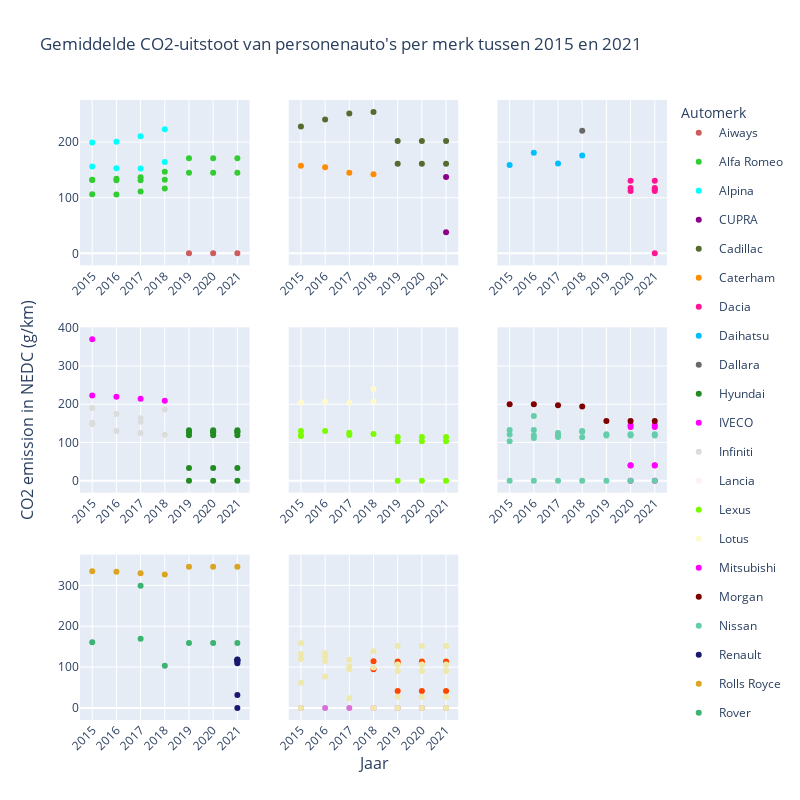

The code cell stored with this chart in its notebook:
### Code cell
car_emission = pd.read_csv("car_emission.csv")
df_split = np.array_split(car_emission, 8)

# Split data into different parts.
plot1 = px.scatter(df_split[0], x='year', y='Enedc (g/km) mean', color='Mk', color_discrete_sequence =['indianred', 'limegreen', 'aqua'], hover_data=[df_split[0]['Ft']])
plot2 = px.scatter(df_split[1], x='year', y='Enedc (g/km) mean', color='Mk', color_discrete_sequence =['darkmagenta', 'darkolivegreen', 'darkorange'], hover_data=[df_split[1]['Ft']])
plot3 = px.scatter(df_split[2], x='year', y='Enedc (g/km) mean', color='Mk', color_discrete_sequence =['deeppink', 'deepskyblue', 'dimgray'], hover_data=[df_split[2]['Ft']])
plot4 = px.scatter(df_split[3], x='year', y='Enedc (g/km) mean', color='Mk', color_discrete_sequence =['forestgreen', 'fuchsia', 'gainsboro'], hover_data=[df_split[3]['Ft']])
plot5 = px.scatter(df_split[4], x='year', y='Enedc (g/km) mean', color='Mk', color_discrete_sequence =['lavenderblush', 'lawngreen', 'lemonchiffon'], hover_data=[df_split[4]['Ft']])
plot6 = px.scatter(df_split[5], x='year', y='Enedc (g/km) mean', color='Mk', color_discrete_sequence =['magenta', 'maroon', 'mediumaquamarine'], hover_data=[df_split[5]['Ft']])
plot7 = px.scatter(df_split[6], x='year', y='Enedc (g/km) mean', color='Mk', color_discrete_sequence =['midnightblue', 'goldenrod', 'mediumseagreen'], hover_data=[df_split[6]['Ft']])
plot8 = px.scatter(df_split[7], x='year', y='Enedc (g/km) mean', color='Mk', color_discrete_sequence =['orangered', 'orchid', 'palegoldenrod'], hover_data=[df_split[7]['Ft']])

fig = make_subplots(rows=3, cols=3, shared_yaxes=True, x_title="Jaar", y_title="CO2 emission in NEDC (g/km)")

# Add the trace of each part to the plot.
fig.add_trace(plot1['data'][0], row=1, col=1)
fig.add_trace(plot1['data'][1], row=1, col=1)
fig.add_trace(plot1['data'][2], row=1, col=1)

fig.append_trace(plot2['data'][0], row=1, col=2)
fig.append_trace(plot2['data'][1], row=1, col=2)
fig.append_trace(plot2['data'][2], row=1, col=2)

fig.append_trace(plot3['data'][0], row=1, col=3)
fig.append_trace(plot3['data'][1], row=1, col=3)
fig.append_trace(plot3['data'][2], row=1, col=3)

fig.append_trace(plot4['data'][0], row=2, col=1)
fig.append_trace(plot4['data'][1], row=2, col=1)
fig.append_trace(plot4['data'][2], row=2, col=1)

fig.append_trace(plot5['data'][0], row=2, col=2)
fig.append_trace(plot5['data'][1], row=2, col=2)
fig.append_trace(plot5['data'][2], row=2, col=2)

fig.append_trace(plot6['data'][0], row=2, col=3)
fig.append_trace(plot6['data'][1], row=2, col=3)
fig.append_trace(plot6['data'][2], row=2, col=3)

fig.append_trace(plot7['data'][0], row=3, col=1)
fig.append_trace(plot7['data'][1], row=3, col=1)
fig.append_trace(plot7['data'][2], row=3, col=1)

fig.append_trace(plot8['data'][0], row=3, col=2)
fig.append_trace(plot8['data'][1], row=3, col=2)
fig.append_trace(plot8['data'][2], row=3, col=2)

# Plot settings
fig.update_layout(
    showlegend=True,
    height=800,
    width=800,
    title_text="Gemiddelde CO2-uitstoot van personenauto's per merk tussen 2015 en 2021",
    legend_title="Automerk",
)
fig.update_xaxes(tickangle=-45, categoryarray=[2015, 2016, 2017, 2018, 2019, 2020, 2021], type='category')
fig.show()

### Figure 1 — Plotly figure (JSON) as saved in the notebook; plotly's stock layout.template omitted (floating-point values rounded to 4 significant figures)
{"data": [{"customdata": [["electric"], ["electric"], ["electric"]], "hovertemplate": "Mk=Aiways<br>year=%{x}<br>Enedc (g/km) mean=%{y}<br>Ft=%{customdata[0]}<extra></extra>", "legendgroup": "Aiways", "marker": {"color": "indianred", "symbol": "circle"}, "mode": "markers", "name": "Aiways", "orientation": "v", "showlegend": true, "type": "scatter", "x": [2019, 2020, 2021], "xaxis": "x", "y": [0, 0, 0], "yaxis": "y"}, {"customdata": [["diesel"], ["lpg"], ["petrol"], ["diesel"], ["lpg"], ["petrol"], ["diesel"], ["lpg"], ["petrol"], ["diesel"], ["lpg"], ["petrol"], ["diesel"], ["petrol"], ["diesel"], ["petrol"], ["diesel"], ["petrol"]], "hovertemplate": "Mk=Alfa Romeo<br>year=%{x}<br>Enedc (g/km) mean=%{y}<br>Ft=%{customdata[0]}<extra></extra>", "legendgroup": "Alfa Romeo", "marker": {"color": "limegreen", "symbol": "circle"}, "mode": "markers", "name": "Alfa Romeo", "orientation": "v", "showlegend": true, "type": "scatter", "x": [2015, 2015, 2015, 2016, 2016, 2016, 2017, 2017, 2017, 2018, 2018, 2018, 2019, 2019, 2020, 2020, 2021, 2021], "xaxis": "x", "y": [106.2, 131.9, 132.5, 105.9, 131.4, 134.3, 111.4, 131.3, 136.8, 116.7, 132.5, 146.6, 145.1, 170.8, 145.1, 170.8, 145.1, 170.8], "yaxis": "y"}, {"customdata": [["diesel"], ["petrol"], ["diesel"], ["petrol"], ["diesel"], ["petrol"], ["diesel"], ["petrol"], ["diesel"], ["petrol"], ["diesel"], ["petrol"], ["diesel"], ["petrol"]], "hovertemplate": "Mk=Alpina<br>year=%{x}<br>Enedc (g/km) mean=%{y}<br>Ft=%{customdata[0]}<extra></extra>", "legendgroup": "Alpina", "marker": {"color": "aqua", "symbol": "circle"}, "mode": "markers", "name": "Alpina", "orientation": "v", "showlegend": true, "type": "scatter", "x": [2015, 2015, 2016, 2016, 2017, 2017, 2018, 2018, 2019, 2019, 2020, 2020, 2021, 2021], "xaxis": "x", "y": [156.2, 199.3, 153.3, 200.8, 152.8, 210.5, 164.5, 223.2, null, null, null, null, null, null], "yaxis": "y"}, {"customdata": [["petrol"], ["petrol-electric"]], "hovertemplate": "Mk=CUPRA<br>year=%{x}<br>Enedc (g/km) mean=%{y}<br>Ft=%{customdata[0]}<extra></extra>", "legendgroup": "CUPRA", "marker": {"color": "darkmagenta", "symbol": "circle"}, "mode": "markers", "name": "CUPRA", "orientation": "v", "showlegend": true, "type": "scatter", "x": [2021, 2021], "xaxis": "x2", "y": [137.4, 37.96], "yaxis": "y2"}, {"customdata": [["petrol"], ["petrol"], ["petrol"], ["petrol"], ["diesel"], ["petrol"], ["diesel"], ["petrol"], ["diesel"], ["petrol"]], "hovertemplate": "Mk=Cadillac<br>year=%{x}<br>Enedc (g/km) mean=%{y}<br>Ft=%{customdata[0]}<extra></extra>", "legendgroup": "Cadillac", "marker": {"color": "darkolivegreen", "symbol": "circle"}, "mode": "markers", "name": "Cadillac", "orientation": "v", "showlegend": true, "type": "scatter", "x": [2015, 2016, 2017, 2018, 2019, 2019, 2020, 2020, 2021, 2021], "xaxis": "x2", "y": [228.3, 240.7, 251.7, 254.2, 161, 202, 161, 202, 161, 202], "yaxis": "y2"}, {"customdata": [["petrol"], ["petrol"], ["petrol"], ["petrol"], ["petrol"], ["petrol"], ["petrol"]], "hovertemplate": "Mk=Caterham<br>year=%{x}<br>Enedc (g/km) mean=%{y}<br>Ft=%{customdata[0]}<extra></extra>", "legendgroup": "Caterham", "marker": {"color": "darkorange", "symbol": "circle"}, "mode": "markers", "name": "Caterham", "orientation": "v", "showlegend": true, "type": "scatter", "x": [2015, 2016, 2017, 2018, 2019, 2020, 2021], "xaxis": "x2", "y": [157.5, 154.8, 144.9, 142.3, null, null, null], "yaxis": "y2"}, {"customdata": [["lpg"], ["ng-biomethane"], ["petrol"], ["diesel"], ["electric"], ["lpg"], ["ng-biomethane"], ["petrol"]], "hovertemplate": "Mk=Dacia<br>year=%{x}<br>Enedc (g/km) mean=%{y}<br>Ft=%{customdata[0]}<extra></extra>", "legendgroup": "Dacia", "marker": {"color": "deeppink", "symbol": "circle"}, "mode": "markers", "name": "Dacia", "orientation": "v", "showlegend": true, "type": "scatter", "x": [2020, 2020, 2020, 2021, 2021, 2021, 2021, 2021], "xaxis": "x3", "y": [112.0, 130.8, 117.6, 115.2, 0, 112.0, 130.8, 117.6], "yaxis": "y3"}, {"customdata": [["petrol"], ["petrol"], ["petrol"], ["petrol"]], "hovertemplate": "Mk=Daihatsu<br>year=%{x}<br>Enedc (g/km) mean=%{y}<br>Ft=%{customdata[0]}<extra></extra>", "legendgroup": "Daihatsu", "marker": {"color": "deepskyblue", "symbol": "circle"}, "mode": "markers", "name": "Daihatsu", "orientation": "v", "showlegend": true, "type": "scatter", "x": [2015, 2016, 2017, 2018], "xaxis": "x3", "y": [159, 181, 161.5, 176], "yaxis": "y3"}, {"customdata": [["petrol"], ["petrol"], ["petrol"], ["petrol"]], "hovertemplate": "Mk=Dallara<br>year=%{x}<br>Enedc (g/km) mean=%{y}<br>Ft=%{customdata[0]}<extra></extra>", "legendgroup": "Dallara", "marker": {"color": "dimgray", "symbol": "circle"}, "mode": "markers", "name": "Dallara", "orientation": "v", "showlegend": true, "type": "scatter", "x": [2018, 2019, 2020, 2021], "xaxis": "x3", "y": [220.7, null, null, null], "yaxis": "y3"}, {"customdata": [["diesel-electric"], ["electric"], ["lpg"], ["petrol"], ["petrol-electric"], ["diesel"], ["diesel-electric"], ["electric"], ["lpg"], ["petrol"], ["petrol-electric"], ["diesel"], ["diesel-electric"], ["electric"], ["lpg"], ["petrol"], ["petrol-electric"]], "hovertemplate": "Mk=Hyundai<br>year=%{x}<br>Enedc (g/km) mean=%{y}<br>Ft=%{customdata[0]}<extra></extra>", "legendgroup": "Hyundai", "marker": {"color": "forestgreen", "symbol": "circle"}, "mode": "markers", "name": "Hyundai", "orientation": "v", "showlegend": true, "type": "scatter", "x": [2019, 2019, 2019, 2019, 2019, 2020, 2020, 2020, 2020, 2020, 2020, 2021, 2021, 2021, 2021, 2021, 2021], "xaxis": "x4", "y": [127, 0, 132, 118.9, 32.91, 128.9, 127, 0, 132, 118.9, 32.91, 128.9, 127, 0, 132, 118.9, 32.91], "yaxis": "y4"}, {"customdata": [["diesel"], ["petrol"], ["diesel"], ["diesel"], ["petrol"], ["diesel"]], "hovertemplate": "Mk=IVECO<br>year=%{x}<br>Enedc (g/km) mean=%{y}<br>Ft=%{customdata[0]}<extra></extra>", "legendgroup": "IVECO", "marker": {"color": "fuchsia", "symbol": "circle"}, "mode": "markers", "name": "IVECO", "orientation": "v", "showlegend": true, "type": "scatter", "x": [2015, 2015, 2016, 2017, 2017, 2018], "xaxis": "x4", "y": [222.8, 370, 219.4, 214.3, null, 209], "yaxis": "y4"}, {"customdata": [["diesel"], ["petrol"], ["petrol-electric"], ["diesel"], ["petrol"], ["diesel"], ["petrol"], ["petrol-electric"], ["diesel"], ["petrol"], ["petrol"], ["petrol"], ["petrol"]], "hovertemplate": "Mk=Infiniti<br>year=%{x}<br>Enedc (g/km) mean=%{y}<br>Ft=%{customdata[0]}<extra></extra>", "legendgroup": "Infiniti", "marker": {"color": "gainsboro", "symbol": "circle"}, "mode": "markers", "name": "Infiniti", "orientation": "v", "showlegend": true, "type": "scatter", "x": [2015, 2015, 2015, 2016, 2016, 2017, 2017, 2017, 2018, 2018, 2019, 2020, 2021], "xaxis": "x4", "y": [147.9, 190.3, 151.8, 129.8, 174.3, 124.8, 163.1, 154.3, 120.5, 186.2, null, null, null], "yaxis": "y4"}, {"customdata": [["lpg"], ["ng-biomethane"], ["petrol"], ["diesel"], ["lpg"], ["ng-biomethane"], ["petrol"]], "hovertemplate": "Mk=Lancia<br>year=%{x}<br>Enedc (g/km) mean=%{y}<br>Ft=%{customdata[0]}<extra></extra>", "legendgroup": "Lancia", "marker": {"color": "lavenderblush", "symbol": "circle"}, "mode": "markers", "name": "Lancia", "orientation": "v", "showlegend": true, "type": "scatter", "x": [2020, 2020, 2020, 2021, 2021, 2021, 2021], "xaxis": "x5", "y": [null, null, null, null, null, null, null], "yaxis": "y5"}, {"customdata": [["diesel"], ["petrol"], ["petrol-electric"], ["petrol"], ["petrol-electric"], ["petrol"], ["petrol-electric"], ["petrol"], ["diesel"], ["electric"], ["petrol"], ["petrol-electric"], ["diesel"], ["electric"], ["petrol"], ["petrol-electric"], ["diesel"], ["electric"], ["petrol"], ["petrol-electric"]], "hovertemplate": "Mk=Lexus<br>year=%{x}<br>Enedc (g/km) mean=%{y}<br>Ft=%{customdata[0]}<extra></extra>", "legendgroup": "Lexus", "marker": {"color": "lawngreen", "symbol": "circle"}, "mode": "markers", "name": "Lexus", "orientation": "v", "showlegend": true, "type": "scatter", "x": [2015, 2015, 2015, 2016, 2016, 2017, 2017, 2018, 2019, 2019, 2019, 2019, 2020, 2020, 2020, 2020, 2021, 2021, 2021, 2021], "xaxis": "x5", "y": [116.8, 130.2, 118.2, 130.3, null, 125.1, 119.6, 122.0, null, 0, 114.2, 103, null, 0, 114.2, 103, null, 0, 114.2, 103], "yaxis": "y5"}, {"customdata": [["petrol"], ["petrol"], ["petrol"], ["diesel"], ["petrol"], ["petrol"], ["petrol"], ["petrol"]], "hovertemplate": "Mk=Lotus<br>year=%{x}<br>Enedc (g/km) mean=%{y}<br>Ft=%{customdata[0]}<extra></extra>", "legendgroup": "Lotus", "marker": {"color": "lemonchiffon", "symbol": "circle"}, "mode": "markers", "name": "Lotus", "orientation": "v", "showlegend": true, "type": "scatter", "x": [2015, 2016, 2017, 2018, 2018, 2019, 2020, 2021], "xaxis": "x5", "y": [204.9, 206.4, 203.7, 240, 207.6, null, null, null], "yaxis": "y5"}, {"customdata": [["diesel-electric"], ["electric"], ["lpg"], ["petrol"], ["petrol-electric"], ["diesel"], ["diesel-electric"], ["electric"], ["lpg"], ["petrol"], ["petrol-electric"]], "hovertemplate": "Mk=Mitsubishi<br>year=%{x}<br>Enedc (g/km) mean=%{y}<br>Ft=%{customdata[0]}<extra></extra>", "legendgroup": "Mitsubishi", "marker": {"color": "magenta", "symbol": "circle"}, "mode": "markers", "name": "Mitsubishi", "orientation": "v", "showlegend": true, "type": "scatter", "x": [2020, 2020, 2020, 2020, 2020, 2021, 2021, 2021, 2021, 2021, 2021], "xaxis": "x6", "y": [40, 0, 145.5, 140.4, 39.92, null, 40, 0, 145.5, 140.4, 39.92], "yaxis": "y6"}, {"customdata": [["petrol"], ["petrol"], ["petrol"], ["petrol"], ["petrol"], ["petrol"], ["petrol"]], "hovertemplate": "Mk=Morgan<br>year=%{x}<br>Enedc (g/km) mean=%{y}<br>Ft=%{customdata[0]}<extra></extra>", "legendgroup": "Morgan", "marker": {"color": "maroon", "symbol": "circle"}, "mode": "markers", "name": "Morgan", "orientation": "v", "showlegend": true, "type": "scatter", "x": [2015, 2016, 2017, 2018, 2019, 2020, 2021], "xaxis": "x6", "y": [199.8, 200.2, 197.5, 194.3, 156, 156, 156], "yaxis": "y6"}, {"customdata": [["diesel"], ["electric"], ["lpg"], ["petrol"], ["diesel"], ["electric"], ["lpg"], ["ng-biomethane"], ["petrol"], ["diesel"], ["electric"], ["lpg"], ["petrol"], ["diesel"], ["electric"], ["lpg"], ["petrol"], ["diesel"], ["electric"], ["lpg"], ["petrol"], ["petrol-electric"], ["diesel"], ["electric"], ["lpg"], ["petrol"], ["petrol-electric"], ["diesel"], ["electric"], ["lpg"], ["petrol"], ["petrol-electric"]], "hovertemplate": "Mk=Nissan<br>year=%{x}<br>Enedc (g/km) mean=%{y}<br>Ft=%{customdata[0]}<extra></extra>", "legendgroup": "Nissan", "marker": {"color": "mediumaquamarine", "symbol": "circle"}, "mode": "markers", "name": "Nissan", "orientation": "v", "showlegend": true, "type": "scatter", "x": [2015, 2015, 2015, 2015, 2016, 2016, 2016, 2016, 2016, 2017, 2017, 2017, 2017, 2018, 2018, 2018, 2018, 2019, 2019, 2019, 2019, 2019, 2020, 2020, 2020, 2020, 2020, 2021, 2021, 2021, 2021, 2021], "xaxis": "x6", "y": [120.8, 0, 103.5, 132.8, 119.0, 0, 111.7, 169, 132.7, 114.0, 0, 119.4, 124.9, 113.7, 0, 130.3, 128.4, 118.0, 0, null, 121.7, null, 118.0, 0, null, 121.7, null, 118.0, 0, null, 121.7, null], "yaxis": "y6"}, {"customdata": [["diesel"], ["electric"], ["lpg"], ["ng-biomethane"], ["other"], ["petrol"], ["petrol-electric"]], "hovertemplate": "Mk=Renault<br>year=%{x}<br>Enedc (g/km) mean=%{y}<br>Ft=%{customdata[0]}<extra></extra>", "legendgroup": "Renault", "marker": {"color": "midnightblue", "symbol": "circle"}, "mode": "markers", "name": "Renault", "orientation": "v", "showlegend": true, "type": "scatter", "x": [2021, 2021, 2021, 2021, 2021, 2021, 2021], "xaxis": "x7", "y": [114.0, 0, 118.9, 109.5, 118, 117.1, 31.72], "yaxis": "y7"}, {"customdata": [["petrol"], ["petrol"], ["petrol"], ["petrol"], ["petrol"], ["petrol"], ["petrol"]], "hovertemplate": "Mk=Rolls Royce<br>year=%{x}<br>Enedc (g/km) mean=%{y}<br>Ft=%{customdata[0]}<extra></extra>", "legendgroup": "Rolls Royce", "marker": {"color": "goldenrod", "symbol": "circle"}, "mode": "markers", "name": "Rolls Royce", "orientation": "v", "showlegend": true, "type": "scatter", "x": [2015, 2016, 2017, 2018, 2019, 2020, 2021], "xaxis": "x7", "y": [334.3, 333.2, 329.4, 326.4, 345.7, 345.7, 345.7], "yaxis": "y7"}, {"customdata": [["diesel"], ["petrol"], ["petrol"], ["diesel"], ["petrol"], ["diesel"], ["diesel"], ["petrol"], ["diesel"], ["petrol"], ["diesel"], ["petrol"]], "hovertemplate": "Mk=Rover<br>year=%{x}<br>Enedc (g/km) mean=%{y}<br>Ft=%{customdata[0]}<extra></extra>", "legendgroup": "Rover", "marker": {"color": "mediumseagreen", "symbol": "circle"}, "mode": "markers", "name": "Rover", "orientation": "v", "showlegend": true, "type": "scatter", "x": [2015, 2015, 2016, 2017, 2017, 2018, 2019, 2019, 2020, 2020, 2021, 2021], "xaxis": "x7", "y": [160.6, null, null, 169.6, 299, 103.4, 159, null, 159, null, 159, null], "yaxis": "y7"}, {"customdata": [["petrol"], ["petrol-electric"], ["diesel"], ["lpg"], ["ng-biomethane"], ["petrol"], ["petrol-electric"], ["diesel"], ["lpg"], ["ng-biomethane"], ["petrol"], ["petrol-electric"], ["diesel"], ["lpg"], ["ng-biomethane"], ["petrol"], ["petrol-electric"]], "hovertemplate": "Mk=Suzuki<br>year=%{x}<br>Enedc (g/km) mean=%{y}<br>Ft=%{customdata[0]}<extra></extra>", "legendgroup": "Suzuki", "marker": {"color": "orangered", "symbol": "circle"}, "mode": "markers", "name": "Suzuki", "orientation": "v", "showlegend": true, "type": "scatter", "x": [2018, 2018, 2019, 2019, 2019, 2019, 2019, 2020, 2020, 2020, 2020, 2020, 2021, 2021, 2021, 2021, 2021], "xaxis": "x8", "y": [114.5, 94.62, null, null, 114, 108.9, 41.29, null, null, 114, 108.9, 41.29, null, null, 114, 108.9, 41.29], "yaxis": "y8"}, {"customdata": [["electric"], ["electric"], ["electric"], ["electric"], ["electric"], ["electric"], ["electric"]], "hovertemplate": "Mk=Tesla<br>year=%{x}<br>Enedc (g/km) mean=%{y}<br>Ft=%{customdata[0]}<extra></extra>", "legendgroup": "Tesla", "marker": {"color": "orchid", "symbol": "circle"}, "mode": "markers", "name": "Tesla", "orientation": "v", "showlegend": true, "type": "scatter", "x": [2015, 2016, 2017, 2018, 2019, 2020, 2021], "xaxis": "x8", "y": [0, 0, 0, 0, 0, 0, 0], "yaxis": "y8"}, {"customdata": [["diesel"], ["electric"], ["lpg"], ["other"], ["petrol"], ["petrol-electric"], ["diesel"], ["lpg"], ["petrol"], ["petrol-electric"], ["diesel"], ["lpg"], ["other"], ["petrol"], ["petrol-electric"], ["diesel"], ["electric"], ["petrol"], ["petrol-electric"], ["diesel"], ["electric"], ["lpg"], ["ng"], ["other"], ["petrol"], ["petrol-electric"], ["diesel"], ["electric"], ["lpg"], ["ng"], ["other"], ["petrol"], ["petrol-electric"], ["diesel"], ["electric"], ["lpg"], ["ng"], ["other"], ["petrol"], ["petrol-electric"]], "hovertemplate": "Mk=Toyota<br>year=%{x}<br>Enedc (g/km) mean=%{y}<br>Ft=%{customdata[0]}<extra></extra>", "legendgroup": "Toyota", "marker": {"color": "palegoldenrod", "symbol": "circle"}, "mode": "markers", "name": "Toyota", "orientation": "v", "showlegend": true, "type": "scatter", "x": [2015, 2015, 2015, 2015, 2015, 2015, 2016, 2016, 2016, 2016, 2017, 2017, 2017, 2017, 2017, 2018, 2018, 2018, 2018, 2019, 2019, 2019, 2019, 2019, 2019, 2019, 2020, 2020, 2020, 2020, 2020, 2020, 2020, 2021, 2021, 2021, 2021, 2021, 2021, 2021], "xaxis": "x8", "y": [131.8, 0, 158.7, null, 119.6, 61.76, 125.3, 134.2, 114.8, 77.06, 118.1, 94.62, null, 102.2, 23.89, 138.7, 0, 99.1, null, 151.6, 0, 106.4, 106, null, 90.5, 27.58, 151.6, 0, 106.4, 106, null, 90.5, 27.58, 151.6, 0, 106.4, 106, null, 90.5, 27.58], "yaxis": "y8"}], "layout": {"annotations": [{"font": {"size": 16}, "showarrow": false, "text": "Jaar", "x": 0.5, "xanchor": "center", "xref": "paper", "y": 0, "yanchor": "top", "yref": "paper", "yshift": -30}, {"font": {"size": 16}, "showarrow": false, "text": "CO2 emission in NEDC (g/km)", "textangle": -90, "x": 0, "xanchor": "right", "xref": "paper", "xshift": -40, "y": 0.5, "yanchor": "middle", "yref": "paper"}], "height": 800, "legend": {"title": {"text": "Automerk"}}, "showlegend": true, "title": {"text": "Gemiddelde CO2-uitstoot van personenauto's per merk tussen 2015 en 2021"}, "width": 800, "xaxis": {"anchor": "y", "categoryarray": [2015, 2016, 2017, 2018, 2019, 2020, 2021], "domain": [0, 0.2889], "tickangle": -45, "type": "category"}, "xaxis2": {"anchor": "y2", "categoryarray": [2015, 2016, 2017, 2018, 2019, 2020, 2021], "domain": [0.3556, 0.6444], "tickangle": -45, "type": "category"}, "xaxis3": {"anchor": "y3", "categoryarray": [2015, 2016, 2017, 2018, 2019, 2020, 2021], "domain": [0.7111, 1], "tickangle": -45, "type": "category"}, "xaxis4": {"anchor": "y4", "categoryarray": [2015, 2016, 2017, 2018, 2019, 2020, 2021], "domain": [0, 0.2889], "tickangle": -45, "type": "category"}, "xaxis5": {"anchor": "y5", "categoryarray": [2015, 2016, 2017, 2018, 2019, 2020, 2021], "domain": [0.3556, 0.6444], "tickangle": -45, "type": "category"}, "xaxis6": {"anchor": "y6", "categoryarray": [2015, 2016, 2017, 2018, 2019, 2020, 2021], "domain": [0.7111, 1], "tickangle": -45, "type": "category"}, "xaxis7": {"anchor": "y7", "categoryarray": [2015, 2016, 2017, 2018, 2019, 2020, 2021], "domain": [0, 0.2889], "tickangle": -45, "type": "category"}, "xaxis8": {"anchor": "y8", "categoryarray": [2015, 2016, 2017, 2018, 2019, 2020, 2021], "domain": [0.3556, 0.6444], "tickangle": -45, "type": "category"}, "xaxis9": {"anchor": "y9", "categoryarray": [2015, 2016, 2017, 2018, 2019, 2020, 2021], "domain": [0.7111, 1], "tickangle": -45, "type": "category"}, "yaxis": {"anchor": "x", "domain": [0.7333, 1]}, "yaxis2": {"anchor": "x2", "domain": [0.7333, 1], "matches": "y", "showticklabels": false}, "yaxis3": {"anchor": "x3", "domain": [0.7333, 1], "matches": "y", "showticklabels": false}, "yaxis4": {"anchor": "x4", "domain": [0.3667, 0.6333]}, "yaxis5": {"anchor": "x5", "domain": [0.3667, 0.6333], "matches": "y4", "showticklabels": false}, "yaxis6": {"anchor": "x6", "domain": [0.3667, 0.6333], "matches": "y4", "showticklabels": false}, "yaxis7": {"anchor": "x7", "domain": [0, 0.2667]}, "yaxis8": {"anchor": "x8", "domain": [0, 0.2667], "matches": "y7", "showticklabels": false}, "yaxis9": {"anchor": "x9", "domain": [0, 0.2667], "matches": "y7", "showticklabels": false}}}
